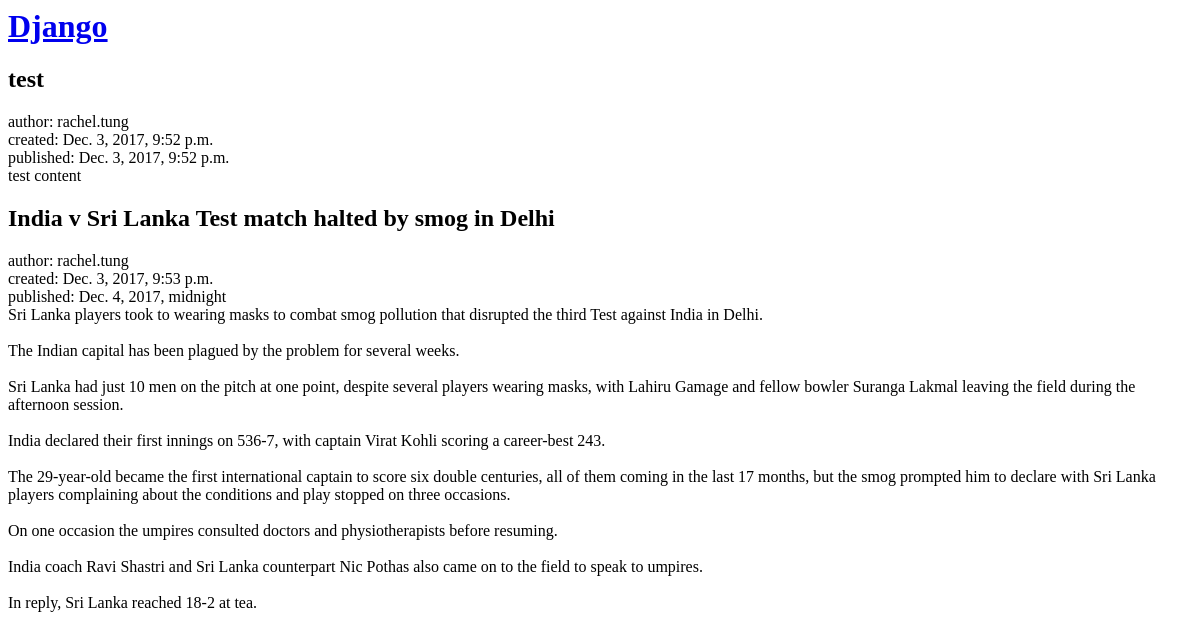
Before: / with the older database file.
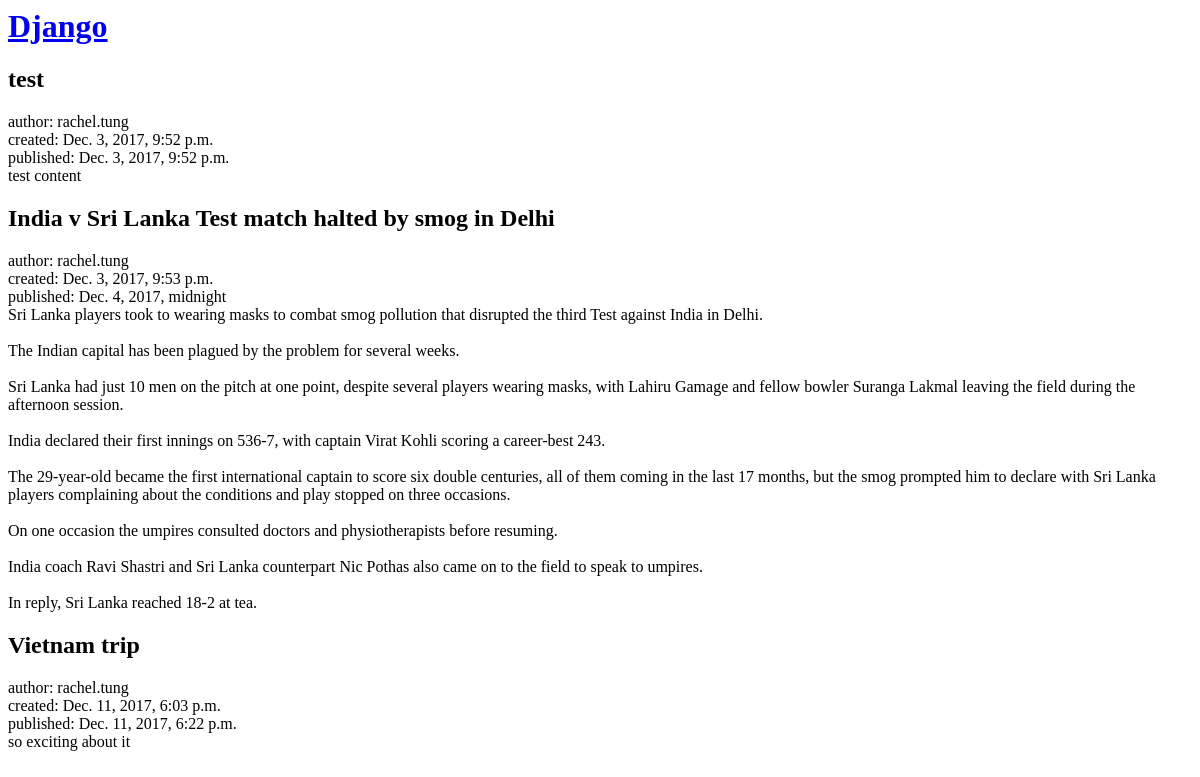
After: the same page with the newer database file.
### blog/models.py (models this page shows, shortened)
class Post(models.Model):
  author = models.ForeignKey('auth.User')
  title = models.CharField(max_length=200)
  text = models.TextField()
  created_date = models.DateTimeField(default=timezone.now)
  published_date = models.DateTimeField(blank=True, null=True)

### blog/views.py (the view)
# urls.py: url(r'^$', views.post_list, name='post_list'),
def post_list(request):
  posts = Post.objects.filter(published_date__lte = timezone.now()).order_by('published_date')
  return render(request, 'blog/post_list.html', {'posts': posts})

### blog/templates/blog/post_list.html (shortened to what this page needs)
<html>
  <head>
  </head>
  <body>
      <div>
          <h1><a href="/">Django</a></h1>
      </div>
    {% for post in posts %}
        <div>
            <h2> {{post.title}}</h2>
            <div>author: {{post.author}}</div>
            <div>created: {{post.created_date}}</div>
            <div>published: {{post.published_date}}</div>
            <div> {{post.text|linebreaksbr}}</div>
        </div>
    {% endfor %}
  </body>
</html>

Changed rows visible on the page:
added Post: title "Vietnam trip", author "rachel.tung", created_date "Dec. 11, 2017, 6:03 p.m.", published_date "Dec. 11, 2017, 6:22 p.m.", text "so exciting about it"
